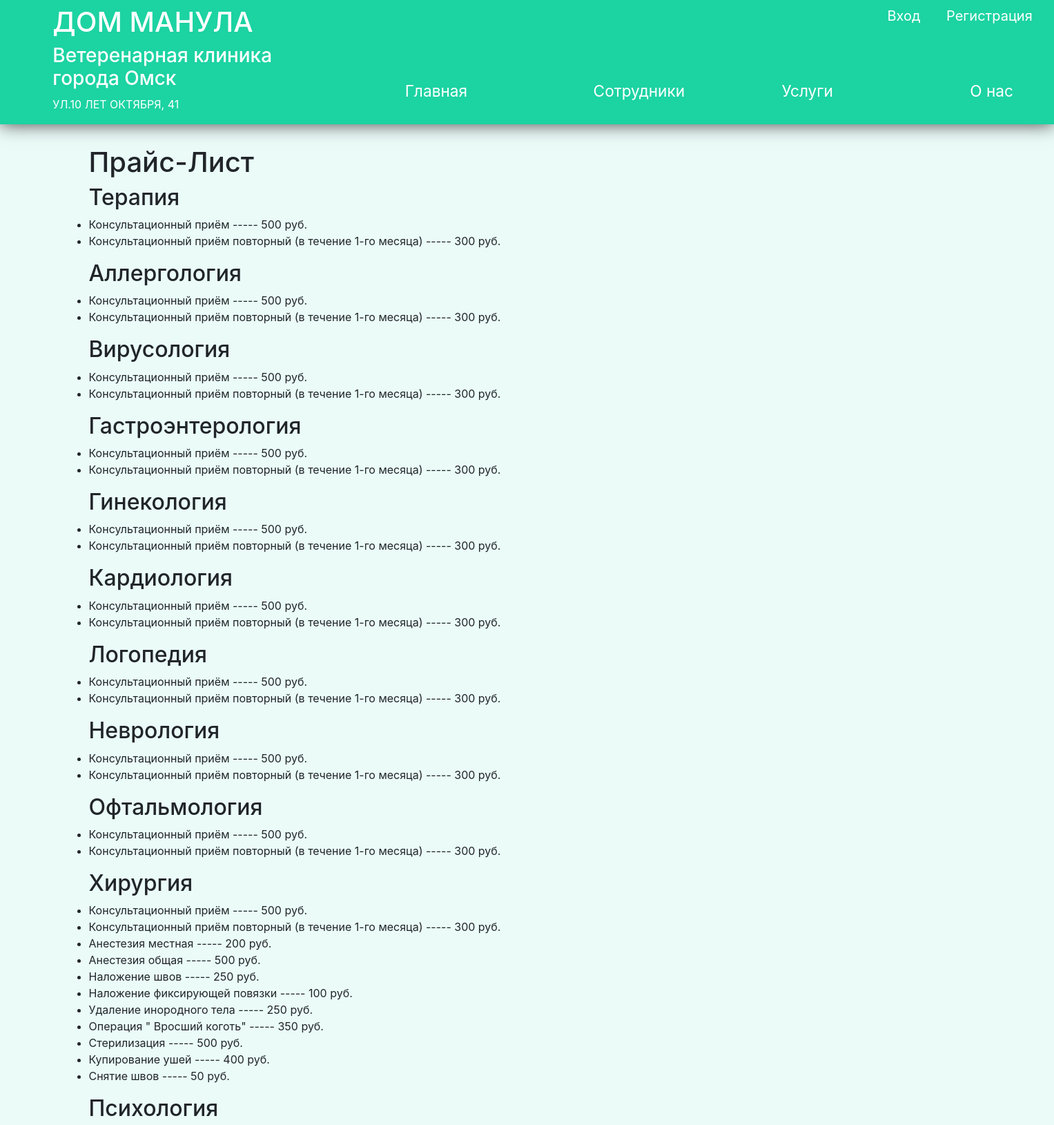
Screenshot of /price (upper part) with the database file from the repository.
### models/professions.py (models this page shows)
class Department(SqlAlchemyBase, UserMixin, SerializerMixin):
    __tablename__ = 'departments'
    id = sqlalchemy.Column(sqlalchemy.Integer,
                           primary_key=True, autoincrement=True)
    title = sqlalchemy.Column(sqlalchemy.String)
    doctors = orm.relation('Doctor')

### models/prices.py (models this page shows)
class Price(SqlAlchemyBase, UserMixin, SerializerMixin):
    __tablename__ = 'price'
    id = sqlalchemy.Column(sqlalchemy.Integer,
                           primary_key=True, autoincrement=True)
    title = sqlalchemy.Column(sqlalchemy.String)
    cost = sqlalchemy.Column(sqlalchemy.Integer)
    dep_id = sqlalchemy.Column(sqlalchemy.Integer,
                                sqlalchemy.ForeignKey("departments.id"))
    professions = orm.relation('Department')

### main.py (the view)
@app.route('/price')
def price():
    db_name = "db/doctors.db"
    db_session.global_init(db_name)
    db_sess = db_session.create_session()
    service = db_sess.query(Price).all()
    deps = db_sess.query(Department).all()
    last_id = deps[-1].id
    for dep in deps:
        if dep.id not in [14, 15, 16]:
            last_id += 1
            pr2 = Price()
            pr2.id = last_id
            pr2.title = 'Консультационный приём повторный (в течение 1-го месяца)'
            pr2.cost = 300
            pr2.dep_id = dep.id
            service.insert(0, pr2)
            pr1 = Price()
            pr1.id = last_id
            pr1.title = 'Консультационный приём'
            pr1.cost = 500
            pr1.dep_id = dep.id
            service.insert(0, pr1)
    res = make_response(render_template("price.html", service=service, deps=deps))
    return res

### models/db_session.py (called while the page is built, shortened)
def global_init(db_file):
    global __factory
    if __factory:
        return

def create_session() -> Session:
    global __factory
    return __factory()

### templates/price.html
{% extends "base.html" %}
{% block content %}
<h1>Прайс-Лист</h1>
{% for d in deps %}
    <h2>{{d.title}}</h2>
        <ul>
        {% for p in service %}
            {% if d.id == p.dep_id %}
                <li>{{ p.title }} ----- {{ p.cost }} руб.</li>
            {% endif %}
        {% endfor %}
        </ul>
{% endfor %}
{% endblock %}

### static/css/style.css (style rules this page uses)
* { margin: 0; padding: 0; }
body { background-color: #EAFBF8; }

### rows the page displays
Department: title "Терапия", title "Консультационный приём" "Консультационный приём повторный (в течение 1-го месяца)", cost "500" "300"
Department: title "Аллергология", title "Консультационный приём" "Консультационный приём повторный (в течение 1-го месяца)", cost "500" "300"
Department: title "Вирусология", title "Консультационный приём" "Консультационный приём повторный (в течение 1-го месяца)", cost "500" "300"
Department: title "Гастроэнтерология", title "Консультационный приём" "Консультационный приём повторный (в течение 1-го месяца)", cost "500" "300"
Department: title "Гинекология", title "Консультационный приём" "Консультационный приём повторный (в течение 1-го месяца)", cost "500" "300"
Department: title "Кардиология", title "Консультационный приём" "Консультационный приём повторный (в течение 1-го месяца)", cost "500" "300"
Department: title "Логопедия", title "Консультационный приём" "Консультационный приём повторный (в течение 1-го месяца)", cost "500" "300"
Department: title "Неврология", title "Консультационный приём" "Консультационный приём повторный (в течение 1-го месяца)", cost "500" "300"
Department: title "Офтальмология", title "Консультационный приём" "Консультационный приём повторный (в течение 1-го месяца)", cost "500" "300"
Department: title "Хирургия", title "Консультационный приём" "Консультационный приём повторный (в течение 1-го месяца)", cost "500" "300"
Price: title "Анестезия местная", cost "200"
Price: title "Анестезия общая", cost "500"
Price: title "Наложение швов", cost "250"
Price: title "Наложение фиксирующей повязки", cost "100"
Price: title "Удаление инородного тела", cost "250"
Price: title "Операция \" Вросший коготь\"", cost "350"
Price: title "Стерилизация", cost "500"
Price: title "Купирование ушей", cost "400"
Price: title "Снятие швов", cost "50"
Department: title "Психология"
